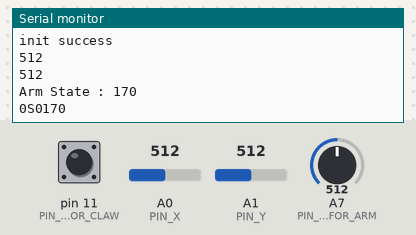
Recording of a sketch running on a simulated Arduino Nano, built with avr-gcc and run on an emulated ATmega328P. Parts: the last lines printed to the serial monitor. The inputs (shaded band) are chosen by the test bench; at power-on: A0 (PIN_X) = 512, A1 (PIN_Y) = 512, pin 11 (PIN_SWITCH_FOR_CLAW) LOW, A7 (PIN_POTENSIO_FOR_ARM) = 512. No radio packets arrive unless stated.

Above: at 1.2 s.
1.3 s: A0 (PIN_X) set to 491
At 3.2 s:
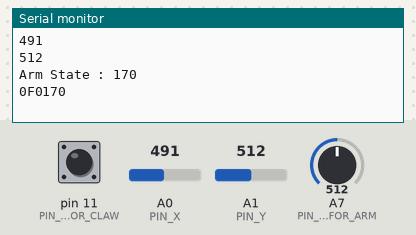
3.6 s: A1 (PIN_Y) set to 683
At 4.9 s:
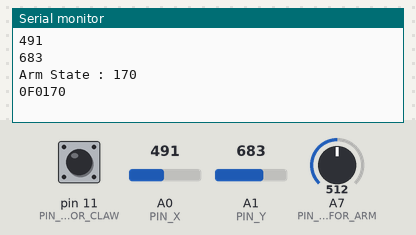
5.1 s: A1 (PIN_Y) set to 717
At 7.7 s:
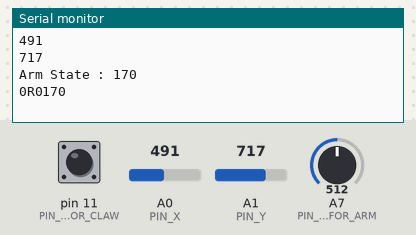
Timing chart, 0 to 9.2 s (numbered marks = the images above; inputs shaded):
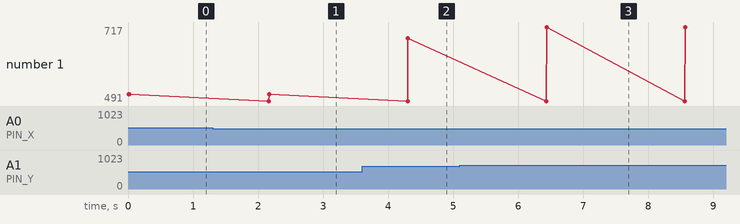

The sketch:

controller-remote.ino
```cpp
#include <RHReliableDatagram.h>
#include <RH_NRF24.h>
#include <SPI.h>

#define CLIENT_ADDRESS 78
#define SERVER_ADDRESS 89

RH_NRF24 driver(7,8);

RHReliableDatagram manager(driver, CLIENT_ADDRESS);

const int PIN_X = A0; // analog pin connected to X output
const int PIN_Y = A1; // analog pin connected to Y output
const int PIN_POTENSIO_FOR_ARM = A7; // Pin for potensio Meter
const int PIN_SWITCH_FOR_CLAW = 11; // analog pin connected to Y output

char carDir = 'S';
char clawState = '1';
char armState[16];
char mappingPotensioValue = 3;

int xValue, yValue, claw , potensioValue;

void setup()
{
  pinMode(PIN_SWITCH_FOR_CLAW, INPUT);
  Serial.begin(9600);
  if (!manager.init())Serial.println("init failed");
  else Serial.println("init success");
}

uint8_t buf[RH_NRF24_MAX_MESSAGE_LEN];

void loop()
{
  potensioValue = analogRead(PIN_POTENSIO_FOR_ARM);
  xValue = analogRead(PIN_X);
  yValue = analogRead(PIN_Y);
  claw = digitalRead(PIN_SWITCH_FOR_CLAW);

  Serial.println(xValue);
  Serial.println(yValue);

  if(xValue >= 505 && xValue<=530 && yValue >= 490 && yValue<=530)
    carDir = 'S'; //stop
  else if (xValue > 518 && yValue >= 254 && yValue <= 700)
    carDir = 'B'; //maju
  else if (xValue < 518 && yValue >= 254 && yValue <= 700)
    carDir = 'F'; //mundur
  else if (xValue >= 254 && xValue <= 700 && yValue < 518)
    carDir = 'L'; //kiri
  else if (xValue >= 254 && xValue <= 700 && yValue > 518)
    carDir = 'R'; //kanan

  if(claw == HIGH) clawState = '1';
  else clawState = '0';

  potensioValue = potensioValue/mappingPotensioValue;
  itoa(potensioValue, armState,10);
  const char data[7] = {carDir,clawState,armState[0],armState[1],armState[2],'\0'};

  Serial.print("Arm State : ");
  Serial.println(armState);

  Serial.print(claw);
  Serial.println(data);

  if (manager.sendtoWait(data, sizeof(data), SERVER_ADDRESS))
  {
    uint8_t len = sizeof(buf);
    uint8_t from;
    if (manager.recvfromAckTimeout(buf, &len, 2000, &from))
    {
      Serial.print("dibales sama : 0x");
      Serial.print(from, HEX);
      Serial.print(", katanya: ");
      Serial.println((char*)buf);
    }
    else
    {
      Serial.println("No reply, is nrf24_reliable_datagram_server running?");
    }
  }
  else{
    Serial.println("sendtoWait failed");
    if (!manager.init())Serial.println("init failed");
    else Serial.println("init success");

  }

  delay(10);
}
```

Measured:
- the behaviour switches between 505 and 504 on A0 (PIN_X) (found by bisection; images 0 and 1)
- the behaviour switches between 700 and 701 on A1 (PIN_Y) (found by bisection; images 2 and 3)
- after the input at 1.3 s, the serial monitor: prints a new line after 0.87 s (image 1)
- after the input at 3.6 s, the serial monitor: prints a new line after 0.71 s (image 2)
- after the input at 5.1 s, the serial monitor: prints a new line after 1.3 s (image 3)
- plotted number 1: 512 → 683 after the input at 3.6 s, 683 → 717 after the input at 5.1 s
